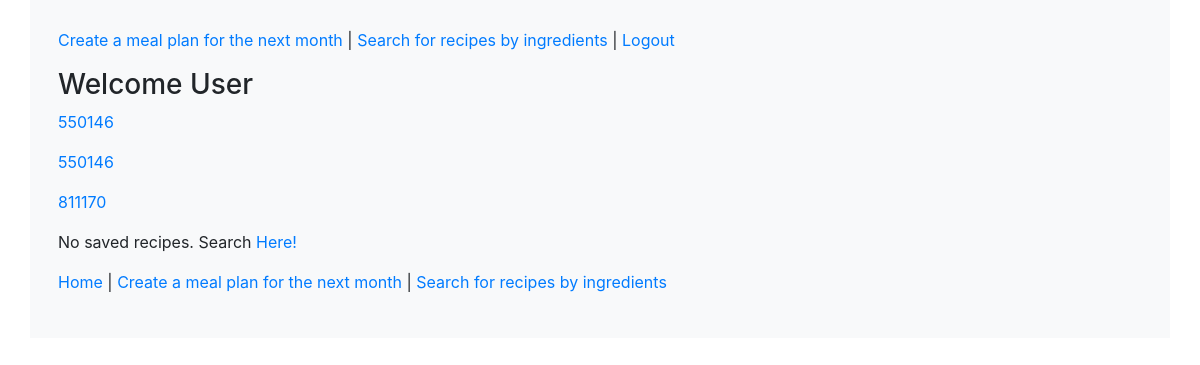
/user_home (signed in), run on an earlier commit of the app's database.
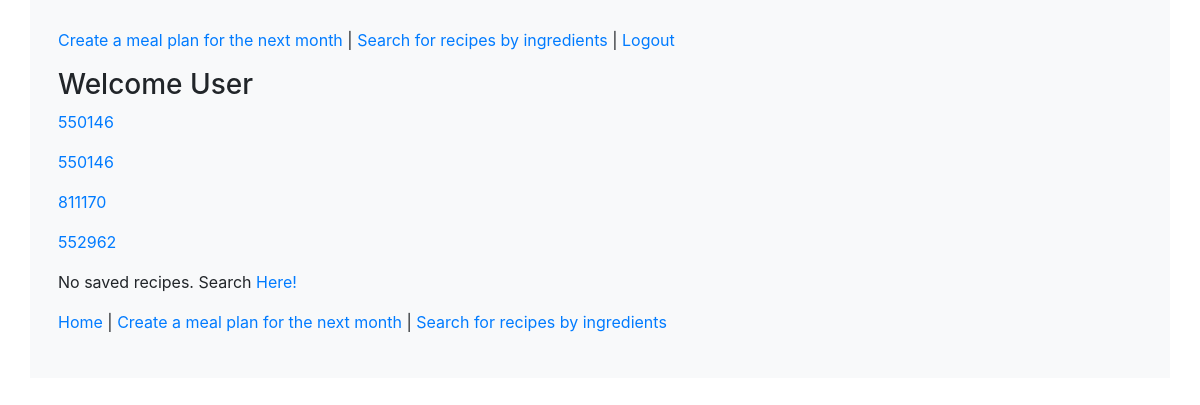
And on a later commit of the database.
### app_one/models.py (models this page shows)
class User(models.Model):
    first_name = models.CharField(max_length=255)
    last_name = models.CharField(max_length=255)
    email_address = models.CharField(max_length=45)
    username = models.CharField(max_length=20)
    password = models.CharField(max_length=25)
    confirm_password = models.CharField(max_length=25)
    created_at = models.DateTimeField(auto_now_add=True)
    updated_at = models.DateTimeField(auto_now=True)
    objects = UserManager()

class Saved(models.Model):
    recipe = models.IntegerField()
    user = models.ForeignKey(User, related_name="saved", on_delete=models.CASCADE)
    created_at = models.DateTimeField(auto_now_add=True)
    updated_at = models.DateTimeField(auto_now=True)
    objects = SavedManager()

### app_one/views.py (the view)
# urls.py: path('user_home', views.user_home),
def user_home(request):
    context = {
        'saved': Saved.objects.all(),
        'user': User.objects.get(id=request.session['user_id'])
    }
    return render(request, 'user_home.html', context)

### app_one/templates/user_home.html (shortened to what this page needs)
<!DOCTYPE html>
<html lang="en">
<head>
    <link rel="stylesheet" href="https://stackpath.bootstrapcdn.com/bootstrap/4.5.2/css/bootstrap.min.css"
>
</head>
<body>
    <div class="container bg-light">
        <div class="row">
            <div class="col p-4 m-1">
                <p><a href="/create_meal_plan"> Create a meal plan for the next month</a> | <a href="/search">Search for recipes by ingredients</a> | <a href="/logout">Logout</a></p>
                <h3>Welcome {{request.session.name}}</h3>
                <div id="rec">
                    {% if saved %}
                    {% for recipe in saved %}
                    <div id="more_info">
                        <a href=#>
                            <p id='recipe.id'>{{recipe.recipe}}</p>
                        </a>
                    </div>
                    {% endfor %}
                    {% if recipe not in saved %}
                    <p>No saved recipes. Search <a href="/search">Here!</a></p>
                    {% else %}
                    <p>Saved Recipes:</p>
                    <ul>
                        <p>testing</p>
                        <li>{{recipe.id}}</li>
                    </ul>
                    {% endif %}
                    {% endif %}
                    <p><a href="/">Home</a> | <a href="/create_meal_plan"> Create a meal plan for the next month</a> | <a href="/search">Search for recipes by ingredients</a></p>
                </div>
            </div>
        </div>
    </div>
</body>
</html>

What changed in the data, as far as the page shows it:
added Saved: recipe "552962"
